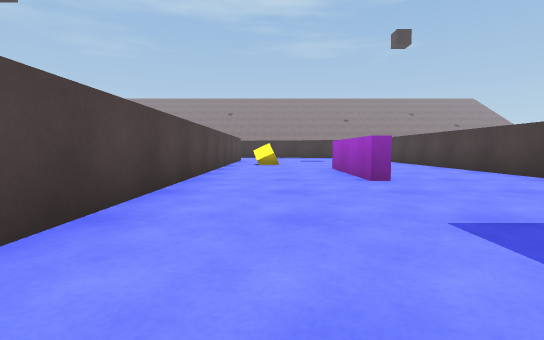
[1] (above)

19 first-person views from a walk through a Unity game level. The camera is 0.51 m above the floor, tilts 4° down and sees 85° across. The floor is counted in squares, 1 m on a side. Each view is taken from the middle of a square. On the plan, view 1 faces up. The plan holds only what a view shows up to about 9 squares ahead; the rest is blank. The place goes on beyond the plan. The player is left out. Surface patterns are stand-ins for the level's own textures.

[2]
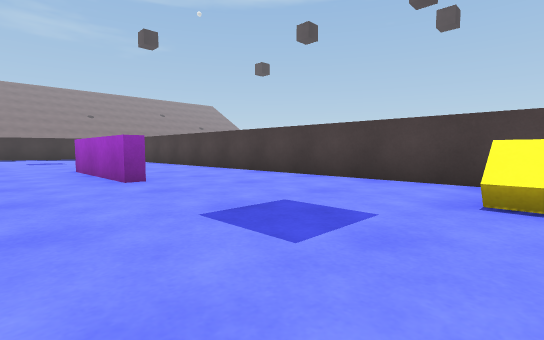

[3]
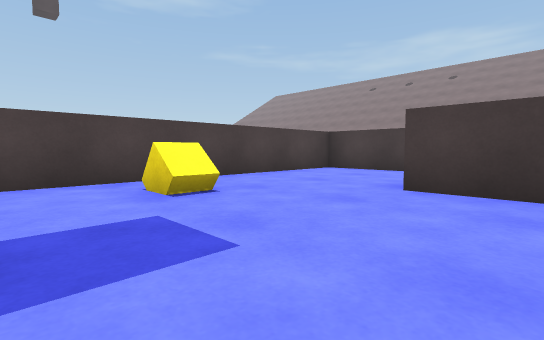

[4]
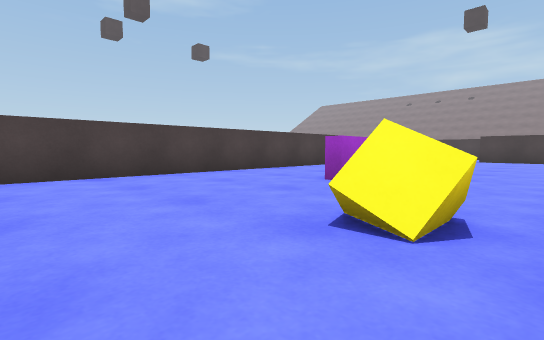

[5]
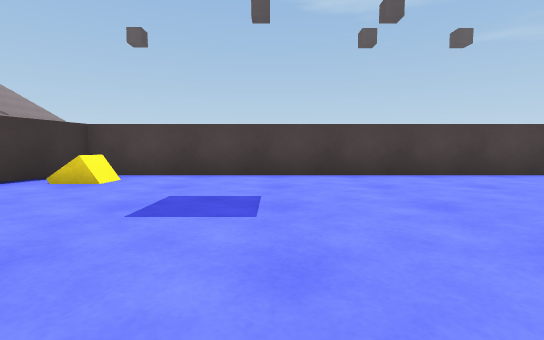

[6]
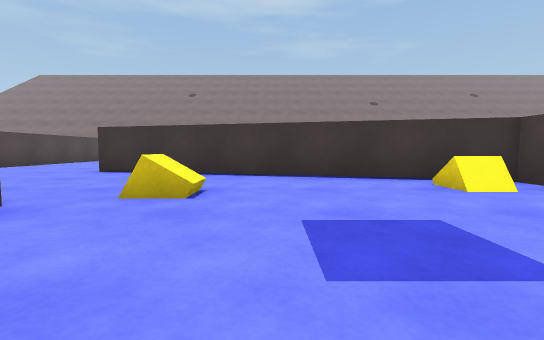

[7]
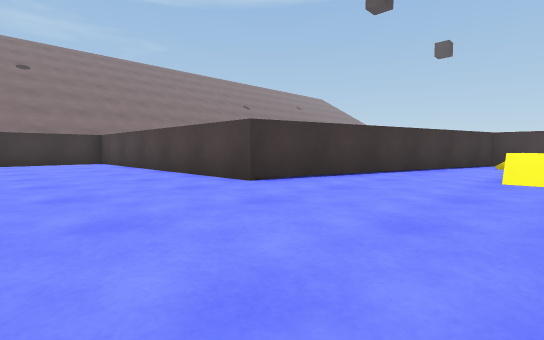

[8]
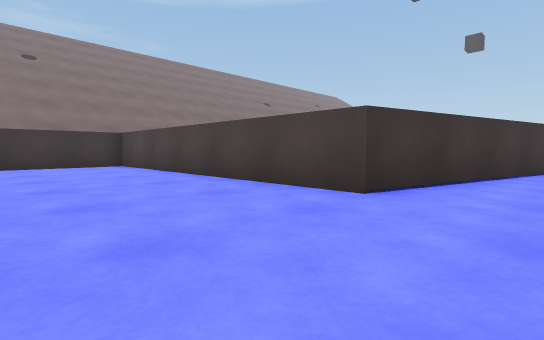

[9]
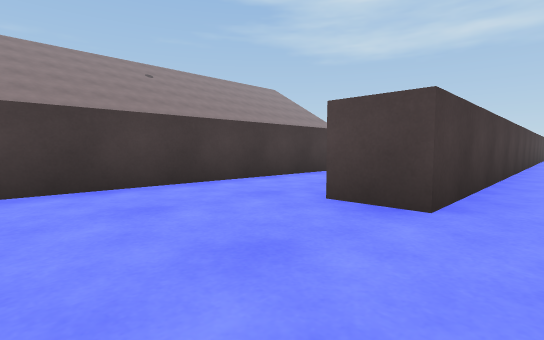

[10]
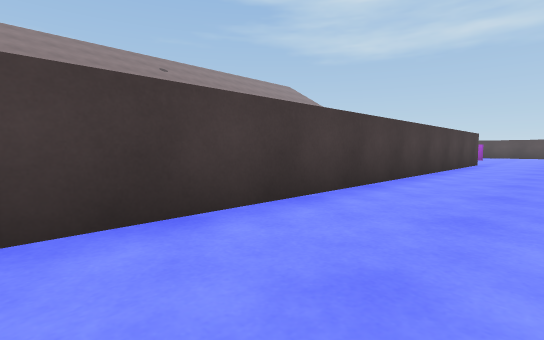

[11]
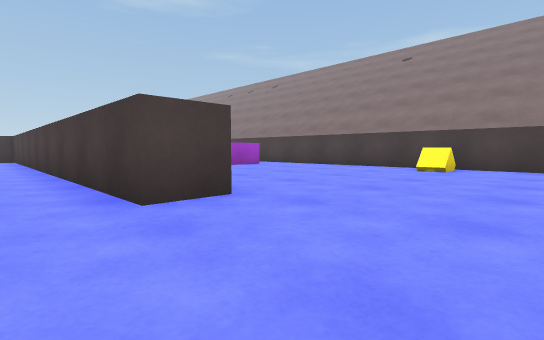

[12]
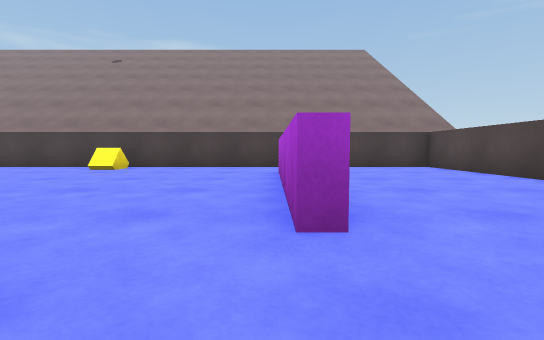

[13]
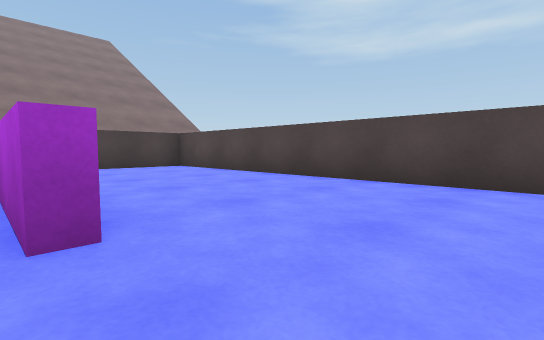

[14]
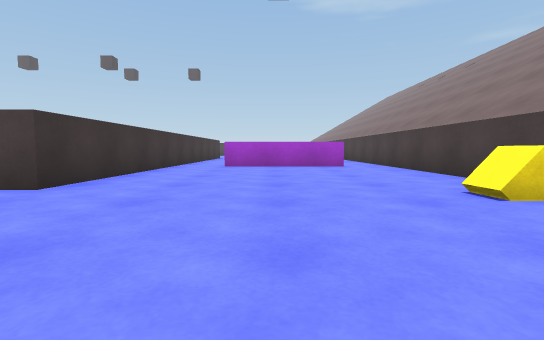

[15]
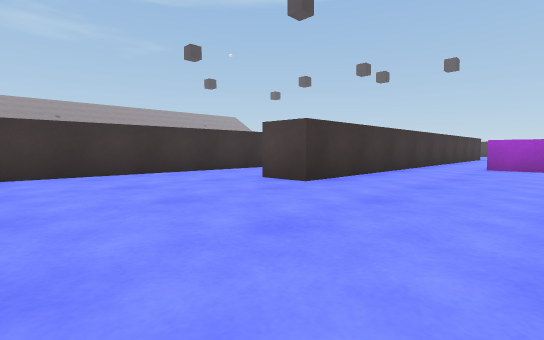

[16]
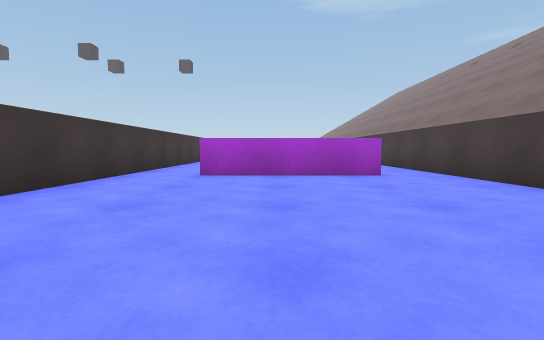

[17]
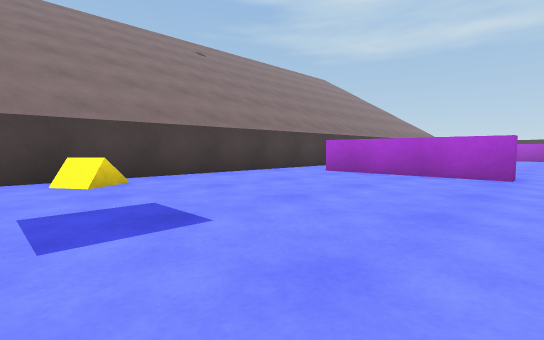

[18]
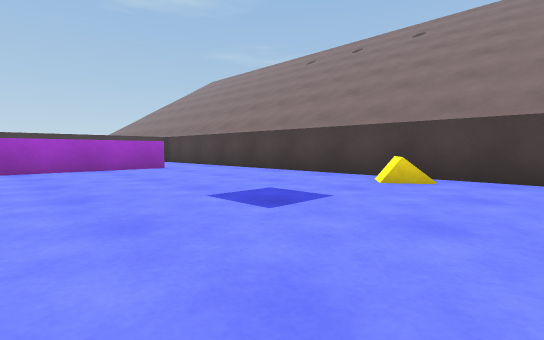

[19]
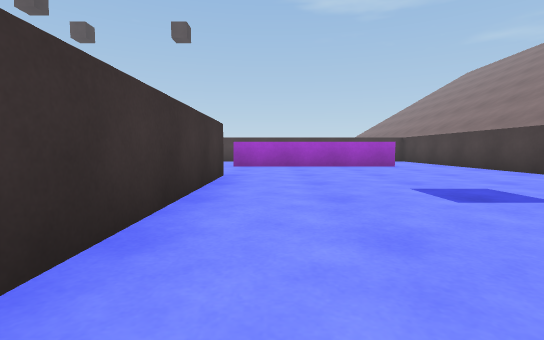

### Floor plan
Key: @ floor where view 1 was taken; # wall or solid block; . floor; ^ raised ledge; O other object.
Columns run from 17 left of view 1 to 9 right of it. Each row starts with its distance up from view 1.
 25            ...#
 24            ...#
 23            ...#
 22            ...#
 21            ...#
 20           #...#
 19           #...#
 18            ...###
 17            .....#####
 16            .........###
 15            ..........O#
 14            ......O....#
 13                 ......#
 12                 ......#
 11                 ......#
 10                 .O....#
  9                #......#
  8                #......#
  7                #...#..#
  6                #...#..#
  5                #...#..#
  4                #......#
  3                #......#
  2                #......#
  1                 ......#
  0                  @..OO#
 -1             ..........#
 -2          ##########...#
 -3       #######     #...#
 -4 #.....................#
 -5 #.........#############
 -6 #....^....##############..^
 -7 #....^....................^
 -8 #....^.........^..........^
 -9 #....^.........^..........^
-10 #... ^.........^..........^
-11 #... ..........^...........
-12 #... ....O..........O......
-13 ###########################

Positions as (right, up) in squares from view 1, and headings:
1: (0, 0), facing up
2: (0, 0), facing up-right
3: (0, 2), facing down-right
4: (-1, 12), facing down-right
5: (-1, 12), facing right
6: (1, 11), facing up
7: (-6, 14), facing up-right
8: (-6, 16), facing up-right
9: (4, -1), facing down-left
10: (4, -3), facing down-left
11: (-10, -4), facing down-right
12: (-12, -4), facing down
13: (-12, -4), facing down-left
14: (-11, -9), facing right
15: (-11, -9), facing up-right
16: (-8, -9), facing right
17: (4, -7), facing down-left
18: (1, -7), facing down-right
19: (0, -7), facing right
